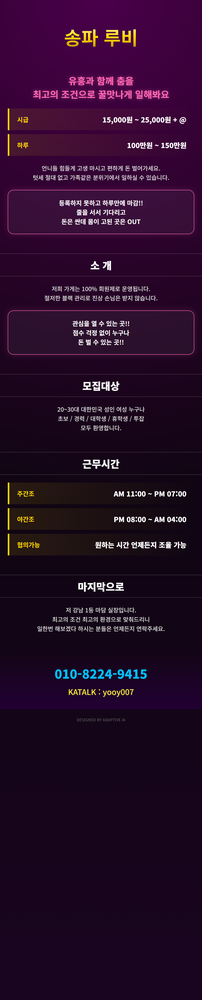
#> input picture scraper/ad_9154_detail_1765519000678_converted.png, 202 x 1000 px, shrunk from 1040 x 5160 before the run, given in place of ad_9154_detail_1765519000678.png, which was not available
$ python preprocess_for_ocr.py
#> lines starting #> are read from the running program, lines starting #| are printed output that depends on the picture; after the words box and inside, x2 and y2 are one past the last pixel; in counts of white or black regions, pixels touching at a corner belong together; pictures that were not available may be replaced by others from this repository, and a replacement may not be noted

import cv2
import numpy as np

# 경로 설정
input_path = r"C:/Users/mapdr/.gemini/antigravity/brain/c0e532ee-d1ed-427f-bf89-08fd4c86f7ce/ad_9154_detail_1765519000678.png"
output_path = "debug_preprocessed.png"

def preprocess_image(path):
    print(f"Preprocessing image: {path}")
    img = cv2.imread(path)
#> img is the input picture: shape (1000, 202, 3); mean B, G, R 40.9, 12.9, 40.2

    if img is None:
        print("Image not found!")
        return None

    # 1. Grayscale 변환
    gray = cv2.cvtColor(img, cv2.COLOR_BGR2GRAY)
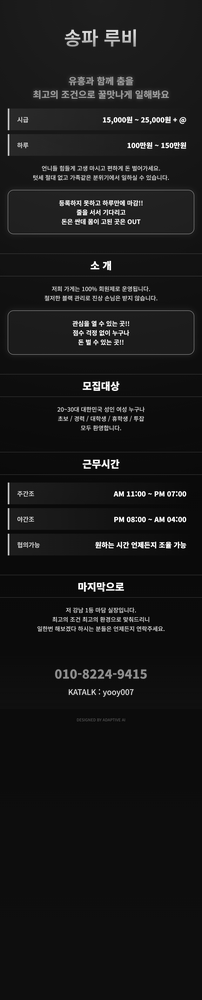
#> gray: shape (1000, 202); min 0, max 255, mean 24.3

    # 2. 노이즈 제거 (Median Blur)
    # gray = cv2.medianBlur(gray, 3)

    # 3. 대비 개선 (CLAHE) - 어두운 영역의 글자도 잘 보이게
    clahe = cv2.createCLAHE(clipLimit=2.0, tileGridSize=(8,8))
    enhanced = clahe.apply(gray)
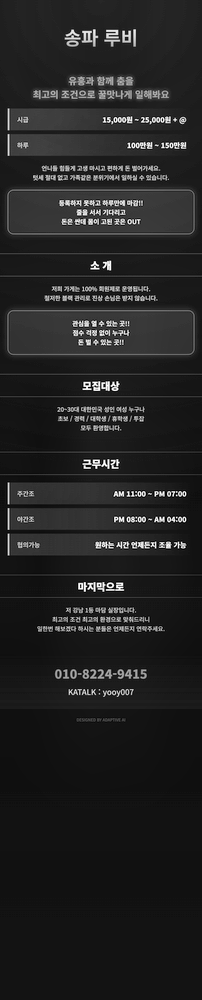
#> enhanced: shape (1000, 202); min 1, max 255, mean 35.2

    # 4. 이진화 (Adaptive Thresholding)
    # 배경이 복잡하므로 적응형 임계값 사용
    thresh = cv2.adaptiveThreshold(
        enhanced, 255, cv2.ADAPTIVE_THRESH_GAUSSIAN_C,
        cv2.THRESH_BINARY, 11, 2
    )
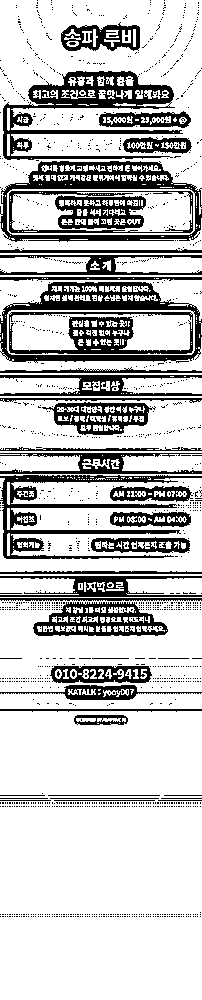
#> thresh: shape (1000, 202); 76.1% white; 1590 black regions (1548 under 20 px), largest, box (x1, y1, x2, y2) and area: (3, 71, 183, 160) 4827, (0, 161, 202, 242) 4364, (0, 282, 202, 363) 4346

    # 5. 노이즈 제거 (Morphology)
    # 작은 점들을 제거하고 글자를 뚜렷하게
    kernel = np.ones((1,1), np.uint8)
    opening = cv2.morphologyEx(thresh, cv2.MORPH_OPEN, kernel, iterations=1)

    # 6. (옵션) 색반전 확인
    # OCR은 보통 흰 배경에 검은 글씨를 좋아함
    # 현재 threshold 결과가 검은 배경에 흰 글씨라면 반전 필요
    # 가장자리 픽셀들을 확인해서 배경색 추정
    edges = opening[0:10, 0:10]
    white_pixels = np.sum(edges == 255)
#> white_pixels = 100
    total_pixels = edges.size
#> total_pixels = 100

    if white_pixels < total_pixels / 2:
        print("Detected dark background, inverting...")
        # 어두운 배경이면 이미 글자가 흰색(255)일 것임.
        # 하지만 Tesseract/EasyOCR은 흰 배경(255)에 검은 글자(0)를 선호할 수 있음.
        # 일단 그대로 두거나, 반전시켜서 테스트.
        # 보통 threshold 결과 검은색(0)이 배경, 흰색(255)이 글자임.
        # 글자를 검은색으로 만들기 위해 반전
        final = cv2.bitwise_not(opening)
    else:
        final = opening

    # 결과 저장
    cv2.imwrite(output_path, final)
    print(f"Saved preprocessed image to: {output_path}")

    return final

if __name__ == "__main__":
    preprocess_image(input_path)

$ run again, on scraper/ad_detail_36660_1765515552012_converted.png
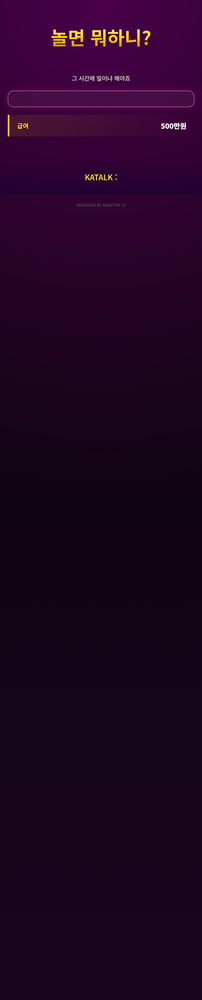
#> input picture scraper/ad_detail_36660_1765515552012_converted.png, 202 x 1000 px, shrunk from 1040 x 5160 before the run, given in place of ad_9154_detail_1765519000678.png, which was not available
#> in preprocess_image, img is the input picture: shape (1000, 202, 3); mean B, G, R 34.3, 5.3, 32.3
#> in preprocess_image, `gray = cv2.cvtColor(img, cv2.COLOR_BGR2GRAY)`:
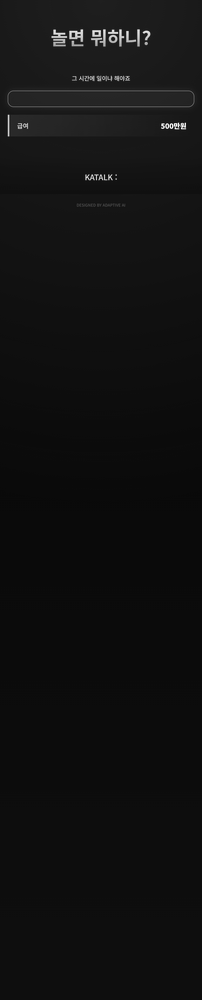
#> gray: shape (1000, 202); min 6, max 255, mean 16.7
#> in preprocess_image, `thresh = cv2.adaptiveThreshold( enhanced, 255, cv2.ADAPTIVE_THRESH_GAU..`:
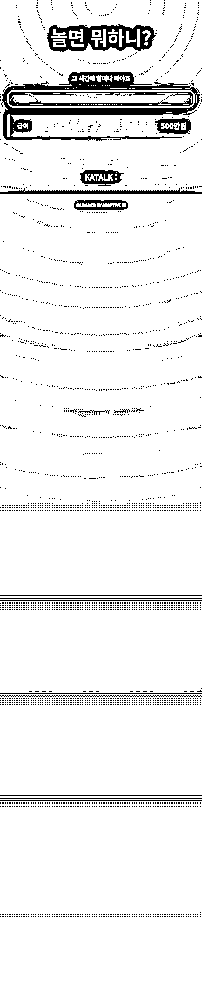
#> thresh: shape (1000, 202); 93.5% white; 2358 black regions (2341 under 20 px), largest, box (x1, y1, x2, y2) and area: (1, 72, 200, 141) 3639, (47, 24, 156, 52) 1629, (9, 92, 193, 106) 959
#> white_pixels = 100
